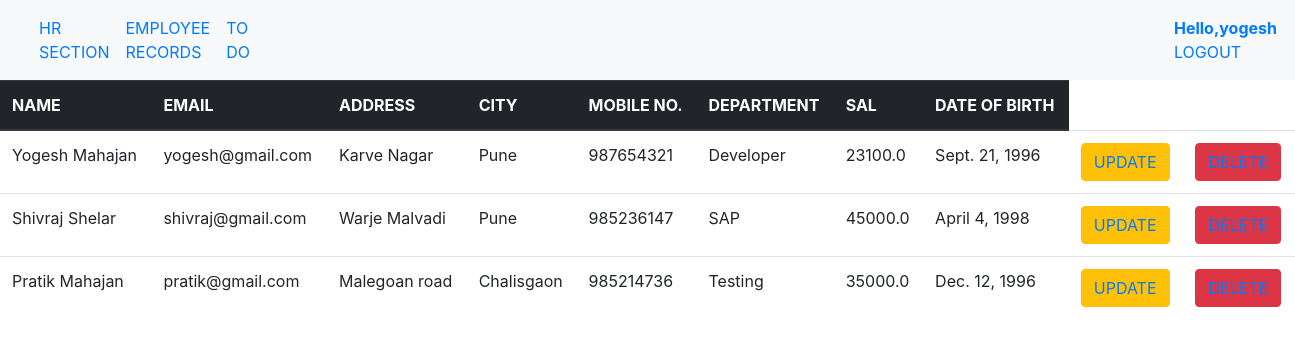
The page /emp/se/ (signed in) on the database its author committed.
### appdata/models.py (models this page shows, shortened)
class Employee(models.Model):
    name = models.CharField(max_length=100)
    mail = models.EmailField()
    addr = models.TextField()
    city = models.CharField(max_length=50)
    mob_no = models.CharField(max_length=12)
    department = models.CharField(max_length=50)
    sal = models.FloatField()
    dob = models.DateField()

### appdata/views.py (the view)
# urls.py: path('se/', views.showemployee, name='showemployee_url'),
@login_required(login_url = 'loginform_url')
def showemployee(request):
    data = Employee.objects.all()
    template_name = 'appdata/showemployee.html'
    context = {'data': data}
    return render(request, template_name, context)

### templates/appdata/showemployee.html (shortened to what this page needs)
{% extends 'base.html' %}
{% block content %}
<table class="table">
    <thead class="thead-dark">
        <tr>
            <th scope="col">NAME</th>
            <th scope="col">EMAIL</th>
            <th scope="col">ADDRESS</th>
            <th scope="col">CITY</th>
            <th scope="col">MOBILE NO.</th>
            <th scope="col">DEPARTMENT</th>
            <th scope="col">SAL</th>
            <th scope="col">DATE OF BIRTH</th>
        </tr>
    </thead>
    <tbody>
        {% for i in data %}
        <tr>
            <td>{{i.name}}</td>
            <td>{{i.mail}}</td>
            <td>{{i.addr}}</td>
            <td>{{i.city}}</td>
            <td>{{i.mob_no}}</td>
            <td>{{i.department}}</td>
            <td>{{i.sal}}</td>
            <td>{{i.dob}}</td>
            <td><button class="btn btn-warning"><a href="{% url 'updateemployee_url' i.id %}">UPDATE</a></button></td>
            <td><button class="btn btn-danger"><a href="{% url 'deleteemployee_url' i.id %}">DELETE</a></button></td>
        </tr>
        {% endfor%}
    </tbody>
</table>
{% endblock %}

### templates/base.html (shortened to what this page needs)
<!DOCTYPE html>
<html lang="en">
<head>
    <link rel="stylesheet" href="https://cdn.jsdelivr.net/npm/bootstrap@4.0.0/dist/css/bootstrap.min.css">
</head>
<body>
    <nav class="navbar navbar-expand-lg bg-light">
        <div class="container-fluid">
          <div class="collapse navbar-collapse" id="navbarNav">
            <ul class="navbar-nav">
              {% if user.is_authenticated %}
              <li class="nav-item">
                <a class="nav-link active" aria-current="page" href="{% url 'employeeview_url' %}">HR SECTION</a>
              </li>
              <li class="nav-item">
                <a class="nav-link" href="{% url 'showemployee_url' %}">EMPLOYEE RECORDS</a>
              </li>
               <li class="nav-item">
                <a class="nav-link" href="{% url 'home_url' %}">TO DO</a>
              </li>
               <li class="nav-item">
                <a class="nav-link" href="#"></a>
              </li>
              <li class="nav-item">
                <a class="nav-link" href="{% url 'logout_url' %}" style="padding-left:900px;"><span><b>Hello,{{user.username}}</b></span> LOGOUT</a>
              </li>
             {% endif %}
            </ul>
          </div>
        </div>
      </nav>
    {% block content %}
    {% endblock %}
</body>
</html>

### rows shown on the page
Employee: name "Yogesh Mahajan", mail "yogesh@gmail.com", addr "Karve Nagar", city "Pune", mob_no "987654321", department "Developer", sal "23100.0", dob "Sept. 21, 1996"
Employee: name "Shivraj Shelar", mail "shivraj@gmail.com", addr "Warje Malvadi", city "Pune", mob_no "985236147", department "SAP", sal "45000.0", dob "April 4, 1998"
Employee: name "Pratik Mahajan", mail "pratik@gmail.com", addr "Malegoan road", city "Chalisgaon", mob_no "985214736", department "Testing", sal "35000.0", dob "Dec. 12, 1996"

### other values the page prints
{{ user.username }} "yogesh"
